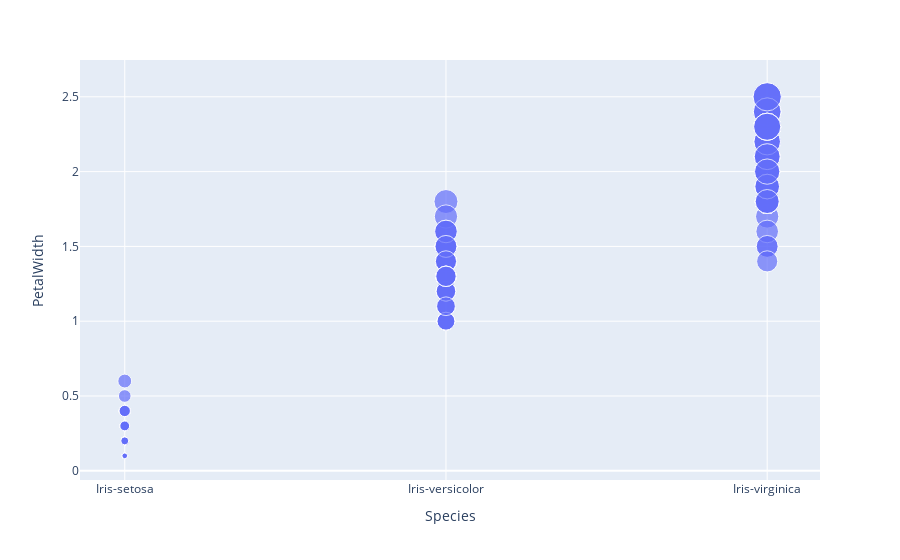

The notebook cell this image was saved under:
### Code cell
px.scatter(iris_data, x='Species', y='PetalWidth', size='PetalWidth')

### Figure 1 — Plotly figure (JSON) as saved in the notebook; plotly's stock layout.template omitted (floating-point values rounded to 4 significant figures; data arrays with more than 128 entries replaced by an {"elided": "..."} marker saying what was removed)
{"data": [{"hovertemplate": "Species=%{x}<br>PetalWidth=%{marker.size}<extra></extra>", "legendgroup": "", "marker": {"color": "#636efa", "size": {"elided": "150 float values"}, "sizemode": "area", "sizeref": 0.00625, "symbol": "circle"}, "mode": "markers", "name": "", "orientation": "v", "showlegend": false, "type": "scatter", "x": {"elided": "150 str values"}, "xaxis": "x", "y": {"elided": "150 float values"}, "yaxis": "y"}], "layout": {"legend": {"itemsizing": "constant", "tracegroupgap": 0}, "margin": {"t": 60}, "xaxis": {"anchor": "y", "domain": [0, 1], "title": {"text": "Species"}}, "yaxis": {"anchor": "x", "domain": [0, 1], "title": {"text": "PetalWidth"}}}}
